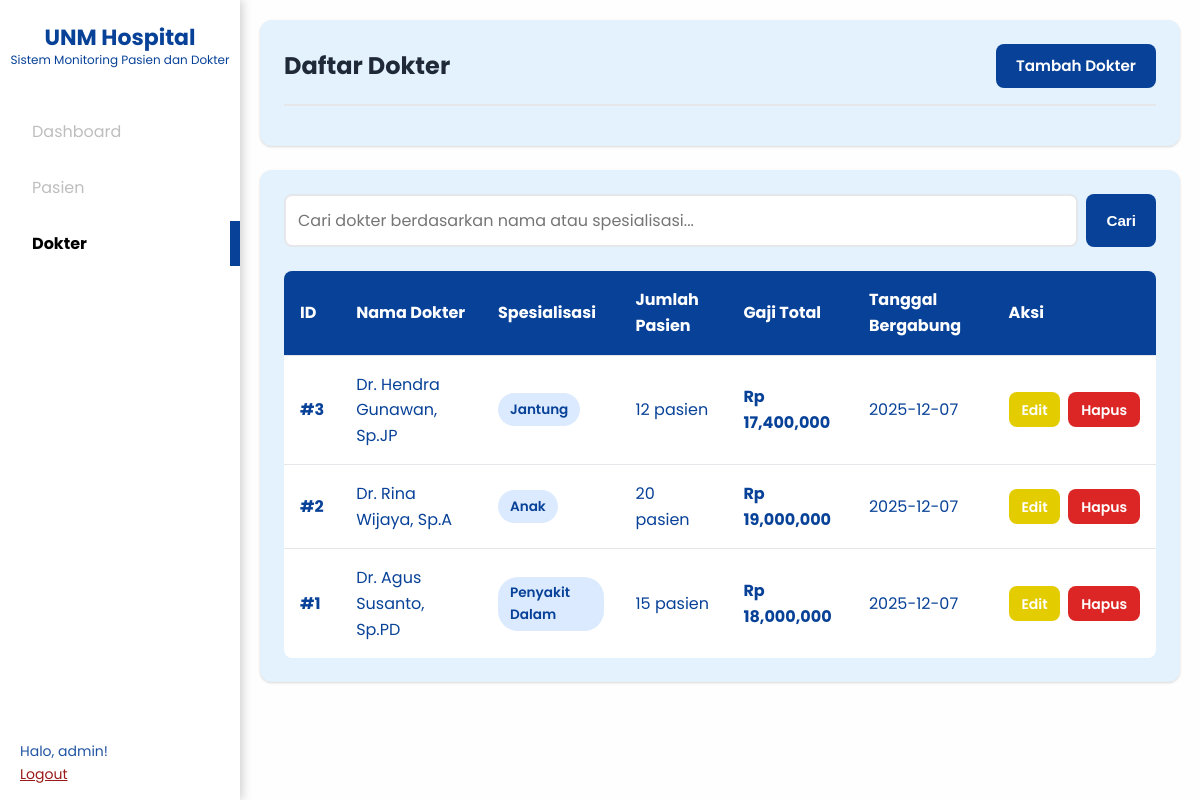
The page /dokter (signed in) on the database its author committed.
### project_uas2/project_uas/main.py (models this page shows, shortened)
class Dokter(db.Model):
    id = db.Column(db.Integer, primary_key=True)
    nama = db.Column(db.String(200), nullable=False)
    spesialisasi = db.Column(db.String(200), nullable=False)
    jumlah_pasien = db.Column(db.Integer, nullable=False, default=0)
    gaji = db.Column(db.Integer, nullable=True)
    tanggal_bergabung = db.Column(db.Date, default=date.today)

### project_uas2/project_uas/main.py (the view)
@app.route('/dokter')
@login_required
def dokter():
    search = request.args.get('search', '').strip()
    if search:
        q = f"%{search}%"
        dokter_list = Dokter.query.filter(
            (Dokter.nama.ilike(q)) | (Dokter.spesialisasi.ilike(q))
        ).all()
    else:
        dokter_list = Dokter.query.order_by(Dokter.id.desc()).all()
    return render_template('dokter.html', dokter_list=dokter_list, search=search)

### project_uas2/project_uas/main.py (called while the page is built)
def login_required(f):
    @wraps(f)
    def decorated(*args, **kwargs):
        if 'username' not in session:
            flash('Silakan login terlebih dahulu!', 'warning')
            return redirect(url_for('login'))
        return f(*args, **kwargs)
    return decorated

### project_uas2/project_uas/templates/dokter.html (shortened to what this page needs)
{% extends "base.html" %}
{% block content %}
<div class="card">
    <div class="card-header">
        <div class="flex-between">
            <h1 class="card-title">Daftar Dokter</h1>
            <a href="{{ url_for('tambah_dokter') }}" class="btn btn-primary">
                Tambah Dokter
            </a>
        </div>
    </div>
</div>
<div class="card">
    <div class="card-body">
        <form method="GET" action="{{ url_for('dokter') }}" class="search-bar">
            <input type="text" name="search" class="form-control"
                   placeholder="Cari dokter berdasarkan nama atau spesialisasi..."
                   value="{{ search if search else '' }}">
            <button type="submit" class="btn btn-primary">Cari</button>
        </form>
        {% if dokter_list %}
        <div class="table-responsive">
            <table class="table">
                <thead>
                    <tr>
                        <th>ID</th>
                        <th>Nama Dokter</th>
                        <th>Spesialisasi</th>
                        <th>Jumlah Pasien</th>
                        <th>Gaji Total</th>
                        <th>Tanggal Bergabung</th>
                        <th>Aksi</th>
                    </tr>
                </thead>
                <tbody>
                    {% for dokter in dokter_list %}
                    <tr>
                        <td><strong>#{{ dokter.id }}</strong></td>
                        <td>{{ dokter.nama }}</td>
                        <td><span class="badge badge-primary">{{ dokter.spesialisasi }}</span></td>
                        <td>{{ dokter.jumlah_pasien }} pasien</td>
                        <td><strong>Rp {{ "{:,.0f}".format(dokter.gaji) }}</strong></td>
                        <td>{{ dokter.tanggal_bergabung }}</td>
                        <td>
                            <div class="btn-group">
                                <a href="{{ url_for('edit_dokter', dokter_id=dokter.id) }}"
                                   class="btn btn-warning btn-sm">Edit</a>
                                <a href="{{ url_for('hapus_dokter', dokter_id=dokter.id) }}"
                                   class="btn btn-danger btn-sm"
                                   onclick="return confirm('Yakin ingin menghapus dokter {{ dokter.nama }}?')">
                                   Hapus
                                </a>
                            </div>
                        </td>
                    </tr>
                    {% endfor %}
                </tbody>
            </table>
        </div>
        {% endif %}
    </div>
</div>
{% endblock %}

### project_uas2/project_uas/static/style.css (style rules this page uses)
* { margin: 0; padding: 0; box-sizing: border-box; }
:root { --primary-color: #084298; --secondary-color: #1e40af; --success-color: #3be87a; --danger-color: #dc2626; --warning-color: #e3cc00; --info-color: #0891b2; --dark-color: #1f2937; --light-color: #f9fafb; --border-color: #e5e7eb; --text-color: #212529; --shadow: 0 1px 3px 0 rgba(0, 0, 0, 0.1), 0 1px 2px 0 rgba(0, 0, 0, 0.06); --shadow-lg: 0 10px 15px -3px rgba(0, 0, 0, 0.1), 0 4px 6px -2px rgba(0, 0, 0, 0.05); }
body { font-family: 'Segoe UI', Tahoma, Geneva, Verdana, sans-serif; background: rgb(255, 254, 254); min-height: 100vh; color: var(--text-color); line-height: 1.6; font-family: 'Poppins', sans-serif; }
.card { background: #E3F2FD; border-radius: 12px; box-shadow: var(--shadow); padding: 1.5rem; margin-bottom: 1.5rem; transition: transform 0.3s ease, box-shadow 0.3s ease; color: #084298; }
.card-header { border-bottom: 2px solid var(--border-color); padding-bottom: 1rem; margin-bottom: 1rem; }
.card-title { font-size: 1.5rem; font-weight: 700; color: var(--dark-color); margin: 0; }
.card-body { padding: 0; }
.btn { padding: 0.625rem 1.25rem; border: none; border-radius: 8px; font-weight: 600; cursor: pointer; text-decoration: none; display: inline-block; transition: all 0.3s ease; font-size: 0.95rem; }
.btn-primary { background: var(--primary-color); color: white; }
.btn-danger { background: var(--danger-color); color: white; }
.btn-warning { background: var(--warning-color); color: white; }
.btn-sm { padding: 0.4rem 0.8rem; font-size: 0.875rem; }
.btn-group { display: flex; gap: 0.5rem; }
.form-control { width: 100%; padding: 0.75rem; border: 2px solid var(--border-color); border-radius: 8px; font-size: 1rem; transition: all 0.3s ease; font-family: inherit; }
.table-responsive { overflow-x: auto; margin-top: 1rem; }
.table { width: 100%; border-collapse: collapse; background: white; border-radius: 8px; overflow: hidden; }
.table thead { background: var(--primary-color); color: white; }
.table th, .table td { padding: 1rem; text-align: left; border-bottom: 1px solid var(--border-color); }
.table tbody tr:last-child td { border-bottom: none; }
.badge { padding: 0.35rem 0.75rem; border-radius: 20px; font-size: 0.85rem; font-weight: 600; display: inline-block; }
.badge-primary { background: #dbeafe; color: var(--primary-color); }
.search-bar { margin-bottom: 1.5rem; display: flex; gap: 0.5rem; }
.search-bar input { flex: 1; }
.flex-between { display: flex; justify-content: space-between; align-items: center; }

### rows shown on the page
Dokter: id "3", nama "Dr. Hendra Gunawan, Sp.JP", spesialisasi "Jantung", jumlah_pasien "12", gaji "17,400,000", tanggal_bergabung "2025-12-07"
Dokter: id "2", nama "Dr. Rina Wijaya, Sp.A", spesialisasi "Anak", jumlah_pasien "20", gaji "19,000,000", tanggal_bergabung "2025-12-07"
Dokter: id "1", nama "Dr. Agus Susanto, Sp.PD", spesialisasi "Penyakit Dalam", jumlah_pasien "15", gaji "18,000,000", tanggal_bergabung "2025-12-07"

### other values the page prints
{{ session.username }} "admin"
